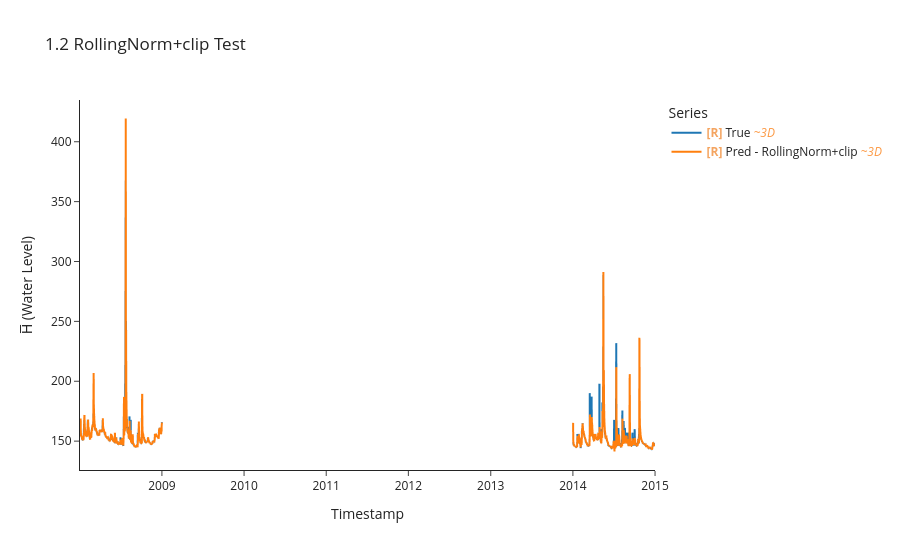

The notebook cell this image was saved under:
### Code cell
y_te_roll, y_pe_roll, idx_te_roll = uf.model_evaluate_with_norm(
    model_roll, crit_roll, test_ds_roll, test_df.index, LOOKBACK, HORIZON, BATCH_SIZE
)

uf.calculate_metrics_and_plot(
    {"RollingNorm+clip": (y_te_roll, y_pe_roll, idx_te_roll)},
    plot_title="1.2 RollingNorm+clip Test",
    export_metrics=True, export_html=True,
    export_file_name="results/testing/online/p1_rolling_clip",
)
uf.export_results_to_csv(
    {"RollingNorm_clip": (y_te_roll, y_pe_roll, idx_te_roll)},
    "results/testing/predictions_vs_true/online"
)

### Figure 1 — Plotly figure (JSON) as saved in the notebook; plotly's stock layout.template omitted (floating-point values rounded to 4 significant figures; data arrays with more than 128 entries replaced by an {"elided": "..."} marker saying what was removed)
{"data": [{"hovertemplate": "Legend=True<br>Timestamp=%{x}<br>H̅ (Water Level)=%{y}<extra></extra>", "legendgroup": "True", "line": {"color": "#1f77b4", "dash": "solid", "width": 2}, "marker": {"symbol": "circle"}, "mode": "lines", "name": "<b style=\"color:sandybrown\">[R]</b> True <i style=\"color:#fc9944\">~3D</i>", "showlegend": true, "type": "scattergl", "uid": "1985414f-874c-4acb-b103-5e202f39e27c", "x": {"elided": "1001 str values"}, "xaxis": "x", "y": {"elided": "1001 float values"}, "yaxis": "y"}, {"hovertemplate": "Legend=Pred - RollingNorm+clip<br>Timestamp=%{x}<br>H̅ (Water Level)=%{y}<extra></extra>", "legendgroup": "Pred - RollingNorm+clip", "line": {"color": "#ff7f0e", "dash": "solid", "width": 2}, "marker": {"symbol": "circle"}, "mode": "lines", "name": "<b style=\"color:sandybrown\">[R]</b> Pred - RollingNorm+clip <i style=\"color:#fc9944\">~3D</i>", "showlegend": true, "type": "scattergl", "uid": "eedf1d4d-226b-482f-9a6c-50ec41ab36a9", "x": {"elided": "1001 str values"}, "xaxis": "x", "y": {"elided": "1001 float values"}, "yaxis": "y"}], "layout": {"height": 550, "legend": {"title": {"text": "Series"}, "tracegroupgap": 0}, "title": {"text": "1.2 RollingNorm+clip Test"}, "xaxis": {"anchor": "y", "domain": [0, 1], "title": {"text": "Timestamp"}}, "yaxis": {"anchor": "x", "domain": [0, 1], "title": {"text": "H̅ (Water Level)"}}}}
